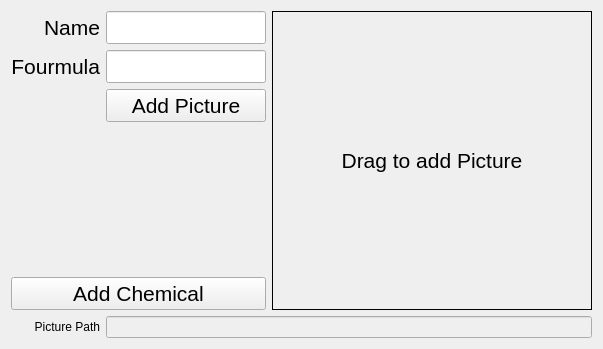
<?xml version="1.0" encoding="UTF-8"?>
<ui version="4.0">
 <class>AddChemicalDialog</class>
 <widget class="QDialog" name="AddChemicalDialog">
  <property name="geometry">
   <rect>
    <x>0</x>
    <y>0</y>
    <width>603</width>
    <height>349</height>
   </rect>
  </property>
  <property name="acceptDrops">
   <bool>true</bool>
  </property>
  <property name="windowTitle">
   <string>Dialog</string>
  </property>
  <layout class="QGridLayout" name="gridLayout" rowstretch="1,1,1,1,1,0" columnstretch="1,2,4">
   <item row="0" column="2" rowspan="5">
    <widget class="QLabel" name="label">
     <property name="font">
      <font>
       <pointsize>16</pointsize>
      </font>
     </property>
     <property name="frameShape">
      <enum>QFrame::Box</enum>
     </property>
     <property name="text">
      <string>Drag to add Picture</string>
     </property>
     <property name="alignment">
      <set>Qt::AlignCenter</set>
     </property>
    </widget>
   </item>
   <item row="1" column="1">
    <widget class="QLineEdit" name="lineEdit_formula">
     <property name="minimumSize">
      <size>
       <width>0</width>
       <height>30</height>
      </size>
     </property>
     <property name="font">
      <font>
       <pointsize>16</pointsize>
      </font>
     </property>
    </widget>
   </item>
   <item row="0" column="1">
    <widget class="QLineEdit" name="lineEdit_name">
     <property name="minimumSize">
      <size>
       <width>0</width>
       <height>30</height>
      </size>
     </property>
     <property name="font">
      <font>
       <pointsize>16</pointsize>
      </font>
     </property>
    </widget>
   </item>
   <item row="0" column="0">
    <widget class="QLabel" name="label_2">
     <property name="font">
      <font>
       <pointsize>16</pointsize>
      </font>
     </property>
     <property name="text">
      <string>Name</string>
     </property>
     <property name="alignment">
      <set>Qt::AlignRight|Qt::AlignTrailing|Qt::AlignVCenter</set>
     </property>
    </widget>
   </item>
   <item row="5" column="0">
    <widget class="QLabel" name="label_4">
     <property name="text">
      <string>Picture Path</string>
     </property>
     <property name="alignment">
      <set>Qt::AlignRight|Qt::AlignTrailing|Qt::AlignVCenter</set>
     </property>
    </widget>
   </item>
   <item row="1" column="0">
    <widget class="QLabel" name="label_3">
     <property name="font">
      <font>
       <pointsize>16</pointsize>
      </font>
     </property>
     <property name="text">
      <string>Fourmula</string>
     </property>
     <property name="alignment">
      <set>Qt::AlignRight|Qt::AlignTrailing|Qt::AlignVCenter</set>
     </property>
    </widget>
   </item>
   <item row="4" column="0" colspan="2">
    <widget class="QPushButton" name="pushButton">
     <property name="minimumSize">
      <size>
       <width>0</width>
       <height>30</height>
      </size>
     </property>
     <property name="font">
      <font>
       <pointsize>16</pointsize>
      </font>
     </property>
     <property name="text">
      <string>Add Chemical</string>
     </property>
     <property name="autoDefault">
      <bool>false</bool>
     </property>
    </widget>
   </item>
   <item row="5" column="1" colspan="2">
    <widget class="QLineEdit" name="lineEdit_picPath">
     <property name="enabled">
      <bool>false</bool>
     </property>
    </widget>
   </item>
   <item row="2" column="1">
    <widget class="QPushButton" name="pushButton_addPic">
     <property name="font">
      <font>
       <pointsize>16</pointsize>
      </font>
     </property>
     <property name="text">
      <string>Add Picture</string>
     </property>
     <property name="autoDefault">
      <bool>false</bool>
     </property>
    </widget>
   </item>
  </layout>
 </widget>
 <tabstops>
  <tabstop>lineEdit_name</tabstop>
  <tabstop>lineEdit_formula</tabstop>
  <tabstop>pushButton_addPic</tabstop>
  <tabstop>pushButton</tabstop>
  <tabstop>lineEdit_picPath</tabstop>
 </tabstops>
 <resources/>
 <connections/>
</ui>
